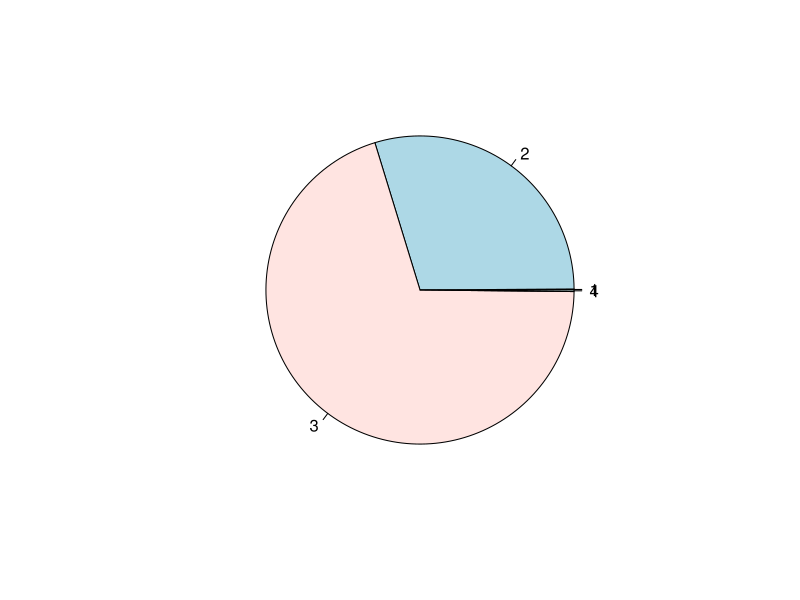
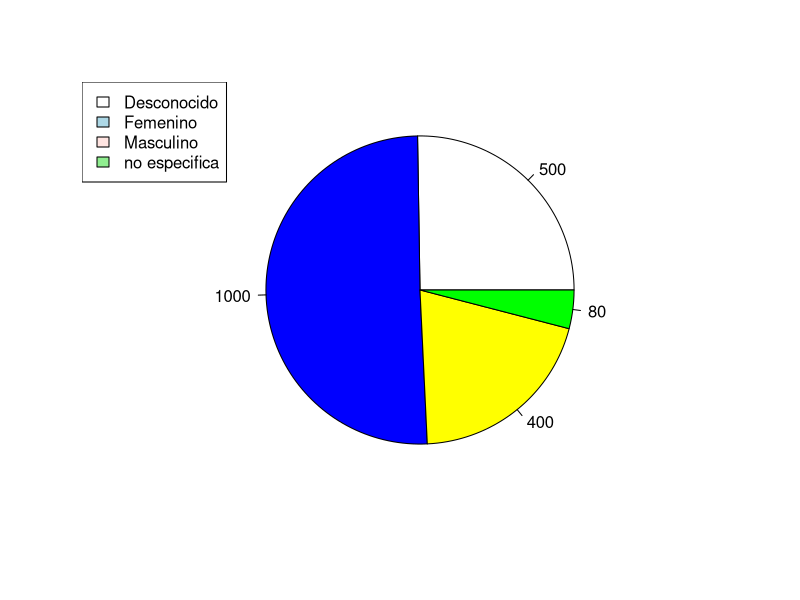
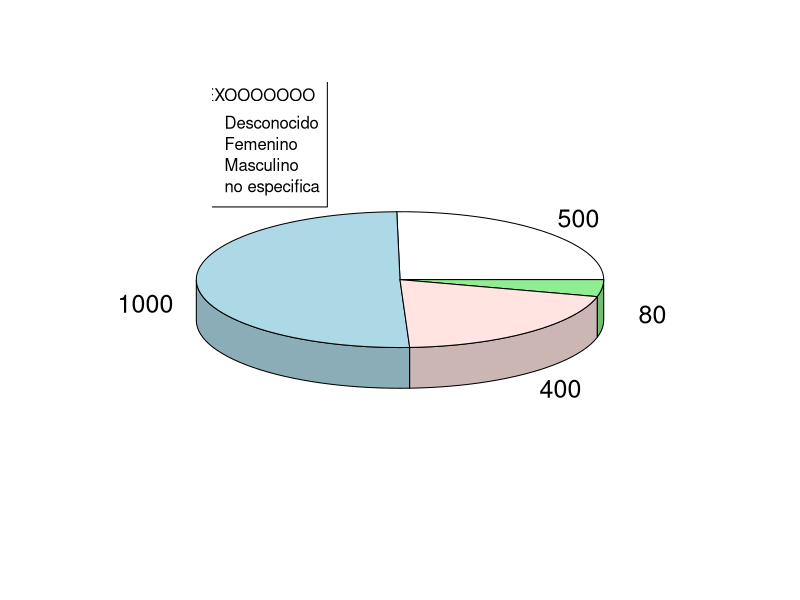

The R source for these figures, in order:
## ---- chunk 1
library(readr)
A <- c(2,4,4,4,7,8,8,8,8,8,10,10)
DD <- read.csv("Datos_Diversos.csv", encoding = "UTF-8")
## ---- chunk 2
mean(A)
## ---- chunk 3
median(A)
## ---- chunk 4
table(A)
## ---- chunk 5
summary(A)
## ---- chunk 6
summary(cars$dist)
table(cars$dist)
## ---- chunk 7
DD <- read.csv("Datos_Diversos.csv")
## ---- chunk 8
dim(DD)

nrow(DD)
ncol(DD)
## ---- chunk 9
library(plyr)
library(dplyr)
## ---- chunk 10
glimpse(DD)
## ---- chunk 11
class(DD$Estatura..cm.)
class(DD$Apellido)
## ---- chunk 12
DD$Ciclo <- as.character(DD$Ciclo)
DD$Edad <- as.numeric(DD$Edad)
DD$Estatura..cm. <- as.numeric(DD$Estatura..cm.)
DD$Peso..kg. <- as.numeric(DD$Peso..kg.)
DD$Tiempo.de.reacción <- as.numeric(DD$Tiempo.de.reacción)
DD$Talla.de.zapato <- as.numeric(DD$Talla.de.zapato)
## ---- chunk 13
glimpse(DD)
## ---- chunk 14
library(tidyr)
library(tidyverse)
## ---- chunk 15
str(DD)
summary(DD)
## ---- chunk 16
summary(DD$Edad)
## ---- chunk 17
quantile(cars$speed, 0.9) #Estoy hallando la mayor velocidad del 90% de las menores velocidades
quantile(cars$speed, 0.9, na.rm=F)
quantile(cars$speed, 0.9, na.rm=TRUE)

#Aqui en cars, da lo mismo poner T o F, pues Cars no tiene datos NA y nada se va a remover
## ---- chunk 18
quantile(DD$Edad, 0.5, T) #50% medido desde la izquierda: mediana = cuartil2. Con true se ignora los NA's
quantile(DD$Edad, 0.25, T) #25% medido desde la izquierda: Cuartil 1. Con True se ignora los NA's
quantile(DD$Edad, 0.8, T) #80% medido desde la izuiqerda.
## ---- chunk 19
table(DD$Edad)
## ---- chunk 20
table(DD$Período, DD$Ciclo)
## ---- chunk 21
DDR <- rename(DD, Estatura = 'Estatura..cm.', Peso = 'Peso..kg.', Signo = 'Signo.del.zodiaco',
              Reacción = 'Tiempo.de.reacción', Videojuegos = 'Juega.videojuegos', Deporte = 'Hace.deporte', 
              Color = 'Color.favorito', Calzado = 'Talla.de.zapato', Polo = 'Talla.de.polo')
## ---- chunk 22
names(DDR)
## ---- chunk 23

DDRS <- select(DDR, Período:Indicaciones)
sum(complete.cases(DDRS))
## ---- chunk 24
select(DDR, starts_with('S'))
## ---- chunk 25
select(DDR, ends_with('no'))
## ---- chunk 26
select(DDR, contains("tu"))
## ---- chunk 27
Letras <- c("a","b","c","d","e","f","g","h","i","j")
## ---- chunk 28
quantile(Letras, 0.25, type=3)
quantile(Letras, 0.5, type=3)
quantile(Letras, 0.75, type = 3)
## ---- chunk 29
quantile(Letras, probs=c(0.25,0.5,0.75,0.9), type=3)
## ---- chunk 30
Ncalc <- c(6,8,8,8,10,10,19,20,20)
Nestad <- c(9,10,10,12,13,13,13,14,14,14)
## ---- chunk 31
unique(DDRS$Signo)
## ---- chunk 32
unique(DDRS$Carrera)
## ---- chunk 33
a <-  filter(DDRS, Edad < 25, Signo == "tauro" | Signo == "Tauro")
table(a$Edad)
stem(log(a$Edad))
## ---- chunk 34
unique(DDRS$Polo)
## ---- chunk 35
a <- filter(DDRS, Polo %in% c("L","XL","XXL","l","xl","Xl"), Estatura>=175)
a

## ---- chunk 36
library(stringr)
#Sirve para modificar y controlar caracteres
## ---- chunk 37
Sexomin <- tolower(DDRS$Sexo)
unique(Sexomin)
## ---- chunk 38
Sexomax <- toupper(Sexomin)
## ---- chunk 39
DDRS$Sexo <- str_to_lower(DDRS$Sexo, locale = "es") #minuscula
unique(DDRS$Sexo)

DDRS$Sexo <- str_to_upper(DDRS$Sexo, locale = "es") #mayuscula
unique(DDRS$Sexo)
## ---- chunk 40
DDRS1 <- mutate(DDRS, Sexcor = case_when(Sexo == "" ~'no especifica', Sexo == "MM"~'M', Sexo == "NB"~"desconocido", Sexo == "M" ~ "M", Sexo == "F"~"F", Sexo=="L" ~ "desconocido"))

DDRS1
## ---- chunk 41
table(DDRS1$Sexcor)
table(DDRS1$Sexcor, useNA = "always")
## ---- chunk 42
frec <- c(2,554,1311, 3) # Frecuencias de sexo corregido
frec
## ---- chunk 43
pie(frec) # antihorario clockwise=F
## ---- chunk 44
frec = c(500,1000,400,80)
pie(frec, labels=frec, col= c("white","blue","yellow","green"))
legend("topleft", legend=c("Desconocido","Femenino","Masculino","no especifica"), fill = c("white","lightblue","mistyrose","lightgreen"))
## ---- chunk 45
library(plotrix)
## ---- chunk 46
pie3D(frec, labels=frec, col= c("white","lightblue","mistyrose","lightgreen"))
legend("topleft", legend=c("Desconocido","Femenino","Masculino","no especifica"), fill = c("white","lightblue","mistyrose","lightgreen"), title=("SEXOOOOOOO"))
